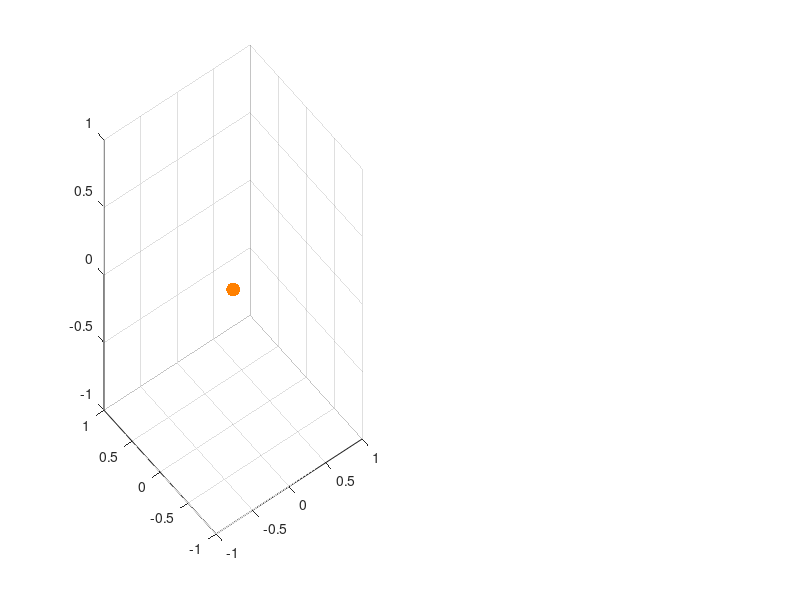

The MATLAB source for this figure: (Note: this script raises an error after producing the figure.)
clear
close all
clc

mu = 1.32712440042e20 * 0.001^3; % km^3/s^2
dth = 0.001;

% Terra
O_start.a = 1.4946e8;  % [km]
O_start.e = 0.016;     % [ ]
O_start.i = 9.1920e-5; % [rad]
O_start.OM = 2.7847;   % [rad]
O_start.om = 5.2643;   % [rad]
O_start.mu = mu;       % [km^3/s^2]

% Asteroide 163899 (2003 SD220)
O_end.a = 0.827903 *1.496e8; % [km]
O_end.e = 0.209487;          % [ ]
O_end.i = 8.55 *pi/180;      % [rad]
O_end.OM = 273.63 *pi/180;   % [rad]
O_end.om = 327.03 *pi/180;   % [rad]
O_end.mu = mu;               % [km^3/s^2]

%%%%%%%%%%%%%%%%%%%%%%%%%%%%%%%%%%%%%%%%%%%%%%%%%%%%%%%%%%%%%%%%%%%%%%%%%%%
% Figure 1 scenario 2, subplot di orbita terrestre 3D e piano
figure
subplot (1,2,1)
scatter3 (0,0,0, 100, [1, 0.5, 0], 'filled')
hold on
plotOrbit (O_start, 0, 2*pi, dth, 'b');
grid on
legend ('SOLE', 'Orbita terrestre')
subplot (1,2,2)
scatter (0,0,100, [1, 0.5, 0], 'filled')
hold on
sist_can(1);
plotOrbit_plane(O_start, 0, 2*pi, dth, 'blue');
legend ('SOLE', 'Orbita terrestre')
%%%%%%%%%%%%%%%%%%%%%%%%%%%%%%%%%%%%%%%%%%%%%%%%%%%%%%%%%%%%%%%%%%%%%%%%%%%

%%%%%%%%%%%%%%%%%%%%%%%%%%%%%%%%%%%%%%%%%%%%%%%%%%%%%%%%%%%%%%%%%%%%%%%%%%%
% Figure 2 scenario 2 Latex - Subplot di orbita 3D e 2D

figure
subplot (1,2,1)
scatter3 (0,0,0, 100, [1, 0.5, 0], 'filled')
hold on
plotOrbit (O_end, 0, 2*pi, dth, 'r');
grid on
legend ('SOLE', 'Orbita Asteroide')
subplot (1,2,2)
scatter (0,0,100, [1, 0.5, 0], 'filled')
hold on
sist_can(1);
plotOrbit_plane(O_end, 0, 2*pi, dth, 'r');
legend ('SOLE', 'Orbita Asteroide')

%%%%%%%%%%%%%%%%%%%%%%%%%%%%%%%%%%%%%%%%%%%%%%%%%%%%%%%%%%%%%%%%%%%%%%%%%%%

figure
scatter3 (0,0,0, 100, [1, 0.5, 0], 'filled')
hold on
plotOrbit (O_start, 0, 2*pi, dth, 'b');
plotOrbit (O_end, 0, 2*pi, dth, 'r');
legend ('SOLE', 'Orbita Terrestre', 'Orbita Asteroide')
% %prova caso esempio scelgo theta1i=theta2f=0
% th1i=0;
% th2f=0;
% [rri,vvi] = par2car(O_start, th1i);
% [rrf,vvf] = par2car(O_end, th2f);
% scatter3(rri(1),rri(2),rri(3))
% scatter3(rrf(1),rrf(2),rrf(3))
% 
% %identifico orbita
% hh=cross(rri,rrf)./(norm(cross(rri,rrf)));
% i=acos(dot(hh,[0,0,1]));
% NN=cross([0,0,1],hh)./norm(cross([0,0,1],hh));
% 
% if dot(NN,[0,1,0])>=0
%     OM=acos(dot(NN,[1,0,0]));
% elseif dot(NN,[0,1,0])<0
%     OM=2*pi-acos(dot(NN,[1,0,0]));
% end
% R_OM=[cos(OM) sin(OM) 0;
%     -sin(OM) cos(OM) 0;
%     0 0 1];
% %scelgo 
% om=0;
% % Rotazione di i intorno al versore i'
% R_i=[1 0 0;
%     0 cos(i) sin(i);
%     0 -sin(i) cos(i)];
% 
% % Rotaziozione di om intorno al versore k''
% R_om=[cos(om) sin(om) 0;
%     -sin(om) cos(om) 0;
%     0 0 1];
% T_e_pf=R_om*R_i*R_OM;
% rri_t=T_e_pf*rri;
% rrf_t=T_e_pf*rrf;
% th1t=atan(rri(2)/rri(1));
% th2t=atan(rrf(2)/rrf(1));
% if th1t<=0 || th2t<=0
%     th1t=th1t+2*pi;
%     th2t=th2t+2*pi;
% end
% %calcolo valori scalari e parametri di forma
% r1=norm(rri_t);
% r2=norm(rrf_t);
% et=(r2-r1)/(r1*cos(th1t)-r2*cos(th2t));
% at=r1*(1+et*cos(th1t))/(1-et^2);
% O_t.a=at;
% O_t.e=et;
% O_t.i=i;
% O_t.OM=OM;
% O_t.om=om;
% O_t.mu=O_start.mu;
% [rr1t,vv1t]=par2car(O_t,th1t);
% [rr2t,vv2t]=par2car(O_t,th2t);
% cost=abs(norm(vv1t-vvi))+abs(norm(vv2t-vvf));
% plotOrbit(O_t,0,2*pi,0.01, 'k');
% xlim([-2e8,2e8])
% ylim([-2e8,2e8])
% 
% zlim([-2e8,2e8])

%% test funzione cicli annidati
clear
close all
clc

mu = 1.32712440042e20 * 0.001^3; % km^3/s^2
dth = 0.001;

% Terra
O_start.a = 1.4946e8;  % [km]
O_start.e = 0.016;     % [ ]
O_start.i = 9.1920e-5; % [rad]
O_start.OM = 2.7847;   % [rad]
O_start.om = 5.2643;   % [rad]
O_start.mu = mu;       % [km^3/s^2]

% Asteroide 163899 (2003 SD220)
O_end.a = 0.827903 *1.496e8; % [km]
O_end.e = 0.209487;          % [ ]
O_end.i = 8.55 *pi/180;      % [rad]
O_end.OM = 273.63 *pi/180;   % [rad]
O_end.om = 327.03 *pi/180;   % [rad]
O_end.mu = mu;          

n = 30; % Dimensioni griglia
a = 3.4;
b = 3.7;
OO_t = []; % Vettore di oggetti orbita, non si può preallocare
kk = 0; % Contatore
costmin=1e16;

figure
scatter3 (0,0,0, 'red', LineWidth=2)
hold on
plotOrbit (O_start, 0, 2*pi, dth, 'b');
plotOrbit (O_end, 0, 2*pi, dth, 'k');
tic
for th1i=linspace(a, b, n)
    for th2f=linspace(a, b, n)
        for om=linspace(1, 2*pi,n)
            [O_t] = O_tfun(O_start,O_end,th1i,th2f,om);
            if O_t.e<1 && O_t.e>=0
                OO_t=[OO_t,O_t];
                if O_t.cost<costmin
                    costmin=O_t.cost;
                    O_best=O_t;
                    th_t_best=O_t.th_t;
                    th_best_12 = [th1i, th2f];
                end
            else 
                kk = kk+1;
            end

        end
    end
end
toc
% 
[punto_1, ~] = par2car(O_start, th_best_12(1));
[punto1_t, ~] = par2car(O_best, th_t_best(1));
[punto2_t, ~] = par2car(O_best, th_t_best(2));
[punto_2, ~] = par2car(O_end, th_best_12(2));

scatter3 (punto1_t(1), punto1_t(2), punto1_t(3), 'red')
scatter3 (punto2_t(1), punto2_t(2), punto2_t(3), 'red')
scatter3 (punto_1(1), punto_1(2), punto_1(3), 'red')
scatter3 (punto_2(1), punto_2(2), punto_2(3), 'red')
plotOrbit(O_best, th_t_best(1), th_t_best(2), dth, 'g'); % Trasferimento vincente

th_best_12
costmin
%%%%%%%%%%%%%%%%%%%%%%%%%%%%%%%%%%%%%%%%%%%%%%%%%%%%%%%%%%%%%%%%%%%%%%%%%%%
% figure 3 - trasferimento approccio a tappeto, delta v, latex
figure
scatter3 (0,0,0,100,"yellow", 'filled')
hold on
plotOrbit(O_start, 0, 2*pi, dth, 'b--');
plotOrbit(O_end, 0, 2*pi, dth, 'r--');
plotOrbit(O_best, O_best.th_t(1), O_best.th_t(2), dth, 'g');
scatter3 (punto1_t(1), punto1_t(2), punto1_t(3), 50, 'k', 'filled')
scatter3 (punto_2(1), punto_2(2), punto_2(3), 50, 'k', 'filled')
grid on
legend ('SOLE', 'Orbita Terrestre', 'Orbita Asteroide', 'Orbita di Trasferimento')
%%%%%%%%%%%%%%%%%%%%%%%%%%%%%%%%%%%%%%%%%%%%%%%%%%%%%%%%%%%%%%%%%%%%%%%%%%%
%% test ga
clear
close all
clc

mu = 1.32712440042e20 * 0.001^3; % km^3/s^2
dth = 0.001;

% Terra
O_start.a = 1.4946e8;  % [km]
O_start.e = 0.016;     % [ ]
O_start.i = 9.1920e-5; % [rad]
O_start.OM = 2.7847;   % [rad]
O_start.om = 5.2643;   % [rad]
O_start.mu = mu;       % [km^3/s^2]
% r_terra = 6378.388;

[rr_start, ~] = par2car(O_start, 0);

% Asteroide 163899 (2003 SD220)
O_end.a = 0.827903 *1.496e8; % [km]
O_end.e = 0.209487;          % [ ]
O_end.i = 8.55 *pi/180;      % [rad]
O_end.OM = 273.63 *pi/180;   % [rad]
O_end.om = 327.03 *pi/180;   % [rad]
O_end.mu = mu;          

[rr_end, ~] = par2car(O_end, 0);

% fun=@(th1,th2,om)brutta(th1,th2,om,O_start,O_end);
% fun=@(x)brutta(x(1),x(2),x(3),O_start,O_end);
fun_costo = @(x)O_tfun(O_start,O_end,x(1),x(2),x(3)).cost;
x = ga(fun_costo,3,[],[],[],[],[3.4,3.4,3.4],[3.8,3.8,3.8]);
O_opt_costo = O_tfun(O_start, O_end,x(1),x(2),x(3))

figure
scatter3 (0, 0, 0, 'y', 'filled', LineWidth=500)
hold on
scatter3(rr_start(1),rr_start(2),rr_start(3), 'green', 'filled', LineWidth=10)
scatter3(rr_end(1), rr_end(2), rr_end(3), 'magenta', 'filled', LineWidth=10)
plotOrbit (O_start, 0, x(1), dth, 'k--');
[rr, r_theta_transfer] = plotOrbit (O_opt_costo, O_opt_costo.th_t(1), O_opt_costo.th_t(2), dth, 'r');
plotOrbit (O_end, x(2), 2*pi, dth, 'k--');
% plotOrbit (O_start, 0, 2*pi, dth, 'k--');
% plotOrbit (O_opt, 0, 2*pi, dth, 'k--');
% plotOrbit (O_end, 0, 2*pi, dth, 'k--');
% ga() trova in th1 = 3.6181, th2 = 3.4982, om = 3.7291, Dv = 6.3190, con
% durata di 3304:29:10 (damn)

% O_t.a = 1.4812e+08;
% O_t.e = 0.0283;
% O_t.i = 0.0440;
% O_t.OM = 5.3829;
% O_t.om = 3.7291;
% O_t.mu = 1.327124400420000e+11;
% th_t1 = 2.5551;
% th_t2 = 4.8716;


legend ('SOLE', 'START', 'END', 'Orbita terrestre', 'Orbita di trasferimento', 'Orbita Asteroide')

O_opt_costo.tempo = seconds(O_opt_costo.tempo);
O_opt_costo.tempo.Format = 'hh:mm:ss';
O_opt_costo.tempo

%% Scenario 2 - ottimizzo il TOF con ga()
clear
close all
clc

mu = 1.32712440042e20 * 0.001^3; % km^3/s^2
dth = 0.001;

% Terra
O_start.a = 1.4946e8;  % [km]
O_start.e = 0.016;     % [ ]
O_start.i = 9.1920e-5; % [rad]
O_start.OM = 2.7847;   % [rad]
O_start.om = 5.2643;   % [rad]
O_start.mu = mu;       % [km^3/s^2]
r_terra = 6378.388;

[rr_start, vv_start] = par2car(O_start, 0);

% Asteroide 163899 (2003 SD220)
O_end.a = 0.827903 *1.496e8; % [km]
O_end.e = 0.209487;          % [ ]
O_end.i = 8.55 *pi/180;      % [rad]
O_end.OM = 273.63 *pi/180;   % [rad]
O_end.om = 327.03 *pi/180;   % [rad]
O_end.mu = mu;          

[rr_end, vv_end] = par2car(O_end, 0);

% fun=@(th1,th2,om)brutta(th1,th2,om,O_start,O_end);
% fun=@(x)brutta(x(1),x(2),x(3),O_start,O_end);
fun_tempo = @(x)O_tfun(O_start,O_end,x(1),x(2),x(3)).tempo;
x = ga(fun_tempo,3,[],[],[],[],[0,0,0],[2*pi,2*pi,2*pi])
O_opt_tempo = O_tfun(O_start, O_end,x(1),x(2),x(3))
O_opt_tempo.tempo = seconds(real(O_opt_tempo.tempo));
O_opt_tempo.tempo.Format = 'hh:mm:ss';
O_opt_tempo.tempo
% x =
% 
%     6.0755    3.6401    1.7471
% 
% 
% O_opt_tempo = 
% 
%   struct with fields:
% 
%         a: 3.2632e+13
%         e: 1.0000
%         i: 1.5824
%        OM: 1.5582
%        om: 1.7471
%        mu: 1.3271e+11
%     cost1: 52.2794
%     cost2: 51.0782
%      cost: 103.3576
%     tempo: 61293
%      th_t: [4.5360 4.5475]
% 
% 
% ans = 
% 
%   duration
% 
%    17:01:33


%% Scenario 2 - Ottimizzo il tempo con approccio a tappeto
clear  
close all
clc

mu = 1.32712440042e20 * 0.001^3; % km^3/s^2
dth = 0.001;

% Terra
O_start.a = 1.4946e8;  % [km]
O_start.e = 0.016;     % [ ]
O_start.i = 9.1920e-5; % [rad]
O_start.OM = 2.7847;   % [rad]
O_start.om = 5.2643;   % [rad]
O_start.mu = mu;       % [km^3/s^2]

% Asteroide 163899 (2003 SD220)
O_end.a = 0.827903 *1.496e8; % [km]
O_end.e = 0.209487;          % [ ]
O_end.i = 8.55 *pi/180;      % [rad]
O_end.OM = 273.63 *pi/180;   % [rad]
O_end.om = 327.03 *pi/180;   % [rad]
O_end.mu = mu;          

n = 10; % Dimensioni griglia
a = 3.5;
b = 6.2;
OO_t = []; % Vettore di oggetti orbita, non si può preallocare
kk = 0; % Contatore
tmin=1e16;

figure
scatter3 (0,0,0, 'red', LineWidth=2)
hold on
plotOrbit (O_start, 0, 2*pi, dth, 'b');
plotOrbit (O_end, 0, 2*pi, dth, 'k');
tic
for th1i=linspace(5.9, 6, n)
    for th2f=linspace(3.4, 3.45, n)
        for om=linspace(0, 0.3,n)
            [O_t] = O_tfun(O_start,O_end,th1i,th2f,om);
            if O_t.e<1 && O_t.e>=0
                OO_t=[OO_t,O_t];
                if O_t.tempo<tmin
                    tmin=O_t.tempo;
                    O_best=O_t;
                    th_t_best=O_t.th_t;
                    th_best_12 = [th1i, th2f];
                end
            else 
                kk = kk+1;
            end

        end
    end
end
t_elaborazione = toc 
[punto_1, ~] = par2car(O_start, th_best_12(1));
[punto1_t, ~] = par2car(O_best, th_t_best(1));
[punto2_t, ~] = par2car(O_best, th_t_best(2));
[punto_2, ~] = par2car(O_end, th_best_12(2));

scatter3 (punto1_t(1), punto1_t(2), punto1_t(3), 'red')
scatter3 (punto2_t(1), punto2_t(2), punto2_t(3), 'red')
scatter3 (punto_1(1), punto_1(2), punto_1(3), 'red')
scatter3 (punto_2(1), punto_2(2), punto_2(3), 'red')
plotOrbit(O_best, th_t_best(1), th_t_best(2), dth, 'g'); % Trasferimento vincente

O_best.tempo = seconds(O_best.tempo);
O_best.tempo.Format = 'hh:mm:ss';
O_best.tempo
th_best_12
O_best.om
file_O_best = fopen ('O_best.txt', 'a');
fprintf (file_O_best, 'Risultato - %s\n', string(datetime('now')));
fprintf (file_O_best, 'In %d secondi, con n = %d\n', t_elaborazione, n);
fprintf (file_O_best, 'La miglior orbita in termini di tempo, trovata con cicli annidati ha\n');
fprintf (file_O_best, 'a = %f\n', O_best.a);
fprintf (file_O_best, 'e = %f\n', O_best.e);
fprintf (file_O_best, 'i = %f\n', O_best.i);
fprintf (file_O_best, 'OM = %f\n', O_best.OM);
fprintf (file_O_best, 'om = %f\n', O_best.om);
fprintf (file_O_best, 'In termini di tempo il costo è %s\n', string(O_best.tempo));
fprintf (file_O_best, 'In termini di velocità il costo è %f\n', O_best.cost);
fprintf (file_O_best, 'Il trasferimento avviene in theta_1_t = %d, theta_2_t = %d\n', O_best.th_t(1), O_best.th_t(2));
fprintf (file_O_best, 'In riferimento a alla orbita 1 e 2, %d e %d\n\n', th_best_12(1), th_best_12(2));
fclose (file_O_best);
% Con n = 50, a = 3.5, b = 6.2, per om 0-b, si trova in th1=6 .0898,
% th2=3.6653 e om=1.8980 21:03:12, in 470 secondi di computazione

%% 
clear
close all
clc

mu = 1.32712440042e20 * 0.001^3; % km^3/s^2
dth = 0.001;

% Terra
O_start.a = 1.4946e8;  % [km]
O_start.e = 0.016;     % [ ]
O_start.i = 9.1920e-5; % [rad]
O_start.OM = 2.7847;   % [rad]
O_start.om = 5.2643;   % [rad]
O_start.mu = mu;       % [km^3/s^2]

% Asteroide 163899 (2003 SD220)
O_end.a = 0.827903 *1.496e8; % [km]
O_end.e = 0.209487;          % [ ]
O_end.i = 8.55 *pi/180;      % [rad]
O_end.OM = 273.63 *pi/180;   % [rad]
O_end.om = 327.03 *pi/180;   % [rad]
O_end.mu = mu;          


O_best.a = 974121862.949664;
O_best.e = 0.945997;
O_best.i = 0.633663;
O_best.OM = 1.572542;
O_best.om = 1.897959;
O_best.mu = mu;
th_t_best = [4.385081, 4.398208];
th_best_12 = [6.089796, 3.665306];
[punto_1, ~] = par2car(O_start, th_best_12(1));
[punto1_t, ~] = par2car(O_best, th_t_best(1));
[punto2_t, ~] = par2car(O_best, th_t_best(2));
[punto_2, ~] = par2car(O_end, th_best_12(2));

%%%%%%%%%%%%%%%%%%%%%%%%%%%%%%%%%%%%%%%%%%%%%%%%%%%%%%%%%%%%%%%%%%%%%%%%%%%
% figure 4 - scenario 2, trasferimento approccio a tappeto min (delta t)
figure
scatter3 (0,0,0,100,"yellow", 'filled')
hold on
plotOrbit(O_start, 0, 2*pi, dth, 'b--');
plotOrbit(O_end, 0, 2*pi, dth, 'r--');
plotOrbit(O_best, th_t_best(1), th_t_best(2), dth, 'g');
scatter3 (punto1_t(1), punto1_t(2), punto1_t(3), 30, 'k', 'filled')
scatter3 (punto_2(1), punto_2(2), punto_2(3), 30, 'k', 'filled')
grid on
legend ('SOLE', 'Orbita Terrestre', 'Orbita Asteroide', 'Orbita di Trasferimento')
%%%%%%%%%%%%%%%%%%%%%%%%%%%%%%%%%%%%%%%%%%%%%%%%%%%%%%%%%%%%%%%%%%%%%%%%%%%
